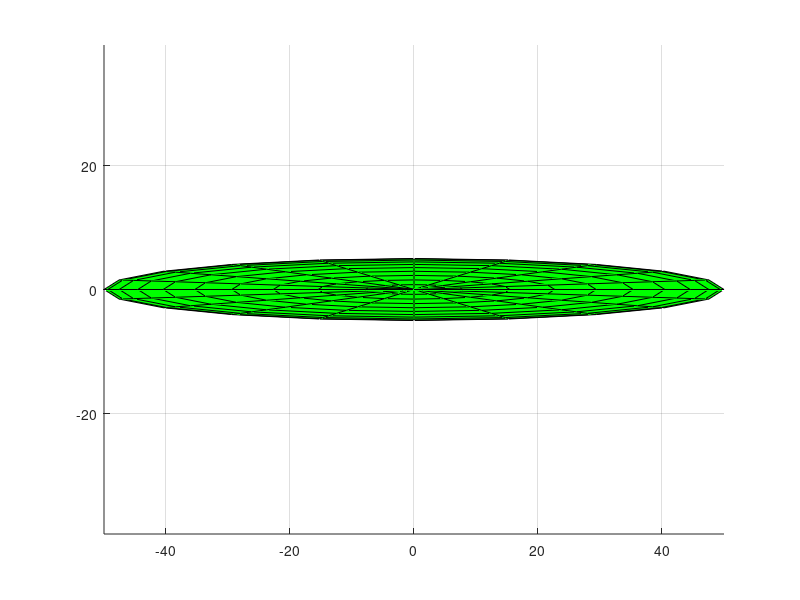

Write MATLAB code to recreate this figure.
[x_ISS, y_ISS, z_ISS] = ellipsoid(0,0,0,50,5,10);
figure()
%plot3(Rrel_LVLH_LQR(:,1),Rrel_LVLH_LQR(:,2),Rrel_LVLH_LQR(:,3),'r')
hold on
surf(x_ISS, y_ISS, z_ISS,'facecolor','g')
axis equal
hold on
grid on